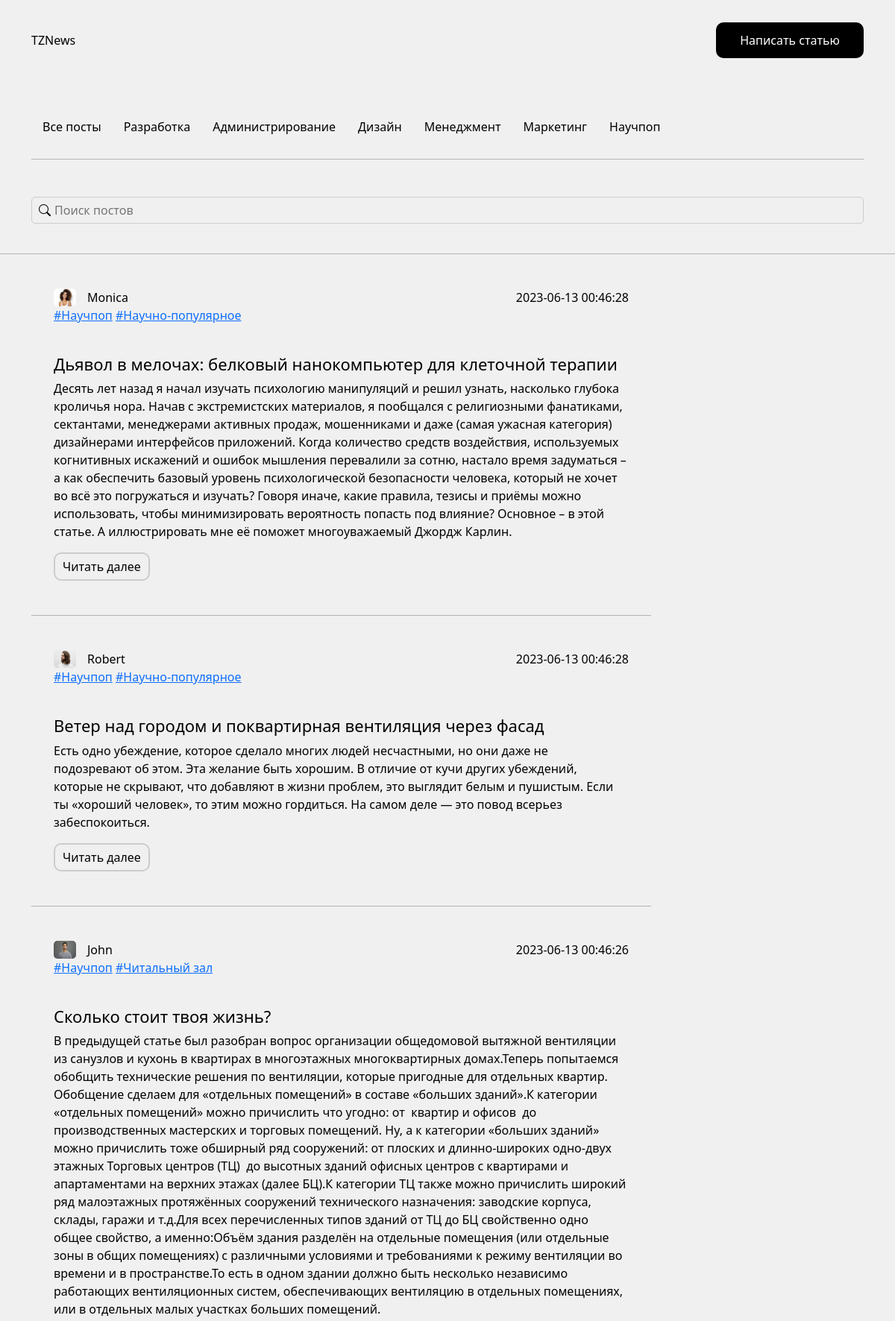
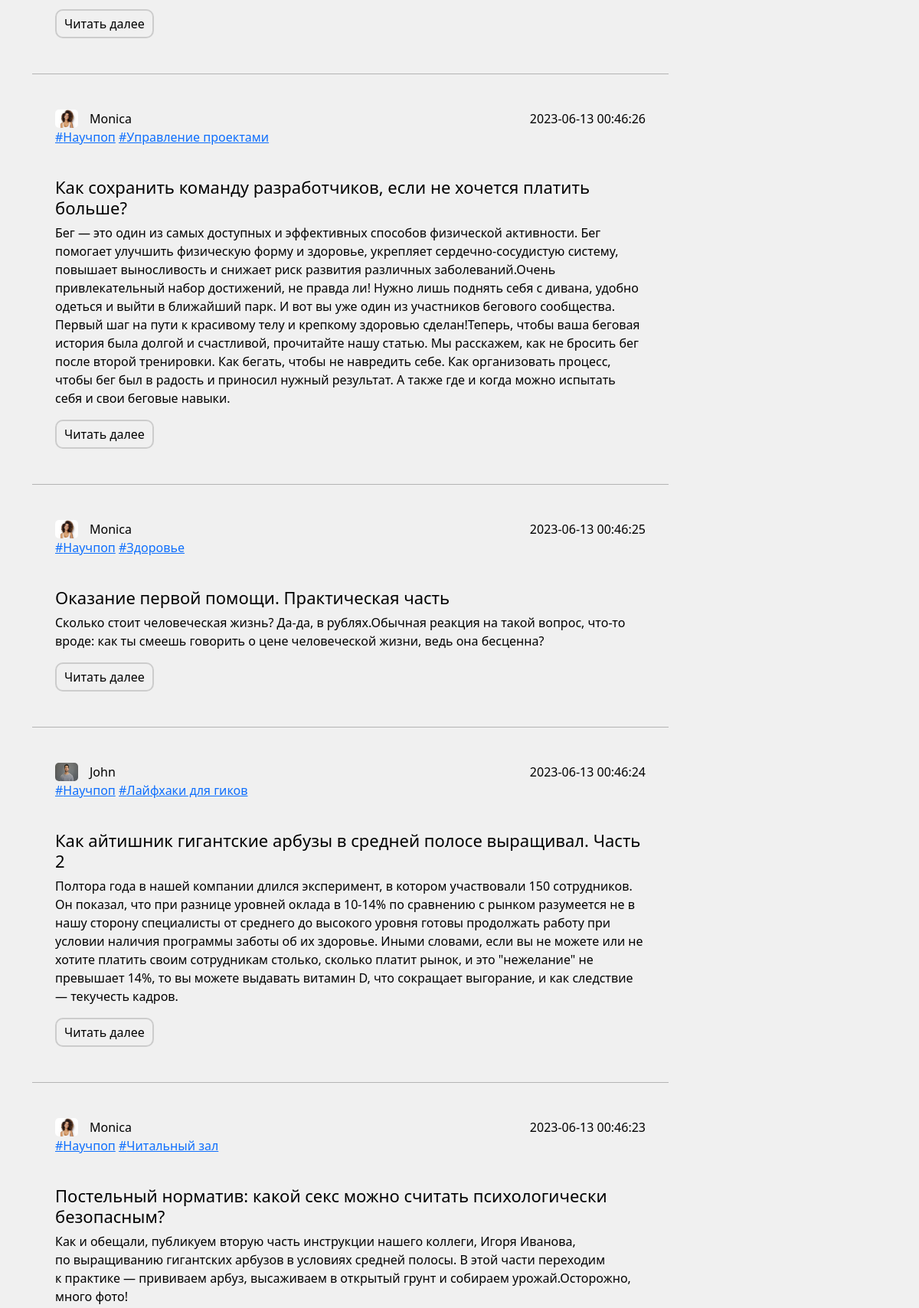
The page / (upper part) on the database its author committed (2 pictures, top to bottom).
### tables this page shows
CREATE TABLE `rubrics` (
  `id` int NOT NULL,
  `rubric` varchar(255) NOT NULL,
  `ruburl` varchar(255) NOT NULL,
  `main` int NOT NULL DEFAULT '0'
);

CREATE TABLE `news` (
  `newsid` int NOT NULL,
  `title` varchar(255) DEFAULT NULL,
  `text` text,
  `author` int DEFAULT NULL,
  `created` timestamp NOT NULL DEFAULT CURRENT_TIMESTAMP,
  `url` int DEFAULT NULL,
  `rubid` int DEFAULT NULL,
  `parserUrl` varchar(255) DEFAULT NULL,
  `anonce` text
);

CREATE TABLE `users` (
  `uid` int NOT NULL,
  `username` varchar(255) NOT NULL,
  `img` varchar(255) NOT NULL
);

### config/routes.php (called while the page is built)
<?php
return array(
    'parser/urls' => 'parser/parseurls',
    'parser/post' => 'parser/parsing',
    'create/async?[\s\S]+' => 'news/addASync',
    'search/posts' => 'news/search',
    'create/sync?[\s\S]+' => 'news/addSync',
    'add/new-post' => 'news/addpage',
    'news/([0-9]+)'=> 'news/index/$1',
    '([\s\S]+)'=> 'news/rubricpage/$1',
	'' => 'news/mainpage'
);

### controllers/NewsController.php (called while the page is built, shortened)
<?php
include_once ROOT.'/models/news.php';
class NewsController
{
    public function actionMainPage(){
        $mrubs = News::getMainRubs();
        $posts = News::getAllPosts();
        require_once(ROOT.'/views/news/rubric.php');
        return true;
    }
}

### index.php (called while the page is built, shortened)
<?php
require_once(ROOT.'/components/router.php');
$router = new Router();
$router->run();

### models/news.php (called while the page is built, shortened)
<?php
class News
{
            ?>
            <?
    public static function getAllPosts(){
        $db = Db::Connection();
        $getAllPosts = $db->prepare("SELECT * FROM news AS n INNER JOIN users AS u ON u.uid = n.author  ORDER BY n.created DESC");
        $getAllPosts->execute();
        $posts = $getAllPosts->fetchAll(PDO::FETCH_BOTH);
        $getAllRubrics = $db->prepare("SELECT * FROM rubrics");
        $getAllRubrics->execute();
        $rubrics = $getAllRubrics->fetchAll(PDO::FETCH_BOTH);
        $getPostKeys = $db->prepare("SELECT * FROM newskey");
        $getPostKeys->execute();
        $postKeys = $getPostKeys->fetchAll(PDO::FETCH_BOTH);
        $data = [];
        foreach($posts as $post){
            $idKeys = array_keys(array_column($postKeys, 'nid'), $post['newsid']);
            for ($i = 0; $i < count($idKeys); $i++){
                $rubNameKey = array_search($postKeys[$idKeys[$i]]['nrubid'], array_column($rubrics, 'id'));
                $post['rubrics'][$i]['rubtitle'] = $rubrics[$rubNameKey]['rubric'];
                $post['rubrics'][$i]['id'] = $rubrics[$rubNameKey]['id'];
                $post['rubrics'][$i]['url'] = $rubrics[$rubNameKey]['ruburl'];
            }
            $data[] = $post;
        }
        return $data;
    }
    public static function getMainRubs(){
        $db = Db::Connection();
        $getMainRubs = $db->prepare("SELECT * FROM rubrics AS r WHERE r.main = 1");
        $getMainRubs->execute();
        $mrubs = $getMainRubs->fetchAll(PDO::FETCH_BOTH);
        return $mrubs;
    }
}

### views/news/rubric.php (the view, shortened to what this page needs)
<!DOCTYPE html>
<html  lang='ru'>
<head>
	<link href="https://cdn.jsdelivr.net/npm/bootstrap@5.1.3/dist/css/bootstrap.min.css" rel="stylesheet">
    <link rel="stylesheet" href="https://cdn.jsdelivr.net/npm/bootstrap-icons@1.10.5/font/bootstrap-icons.css">
	<link rel="stylesheet" type="text/css" href="/public/css/styles.css">
</head>
<body>
<?php include ROOT.'/public/layouts/header.php'; ?>
<div class="container d-flex align-items-center" style="margin-bottom: 40px;">
    <i class="bi bi-search"></i>
    <input class="search" id="sinput" type="search" placeholder="Поиск постов" onchange="search()" >
</div>
<hr>
<div class="container">
    <div class="d-flex row">
        <div class="col-md-9" id="content">
            <?
                foreach($posts as $post){
            ?>
                <div class="post-body">
                    <div class="d-flex justify-content-between">
                        <div class="d-flex author-block">
                            <img src="<?= $post['img']; ?>" alt="<?= $post['username'];?>" style="max-height: 30px; max-width: 30px;">
                            <div class="author-name"> <?= $post['username'];?></div>
                        </div>
                        <div><?= $post['created'];?></div>
                    </div>
                    <div class="d-flex row">
                        <div class="col">
                            <?
                            foreach ($post['rubrics'] as $postrub){
                                ?>
                                <a href="/<?= $postrub['url'];?>">#<?= $postrub['rubtitle'];?></a>
                                <?
                            }
                            ?>
                        </div>
                    </div>
                    <h2><?= $post['title']?></h2>
                    <p><?= $post['anonce']?></p>
                    <a href="/news/<?= $post['url'];?>"><button class="secbut">Читать далее</button></a>
                </div>
                    <hr>
            <?
                }
            ?>
</div>
</body>
</html>

### components/router.php (shortened to what this page needs)
<?php
class Router{
	private $routes;
	public function __construct(){
		$routesPath = ROOT.'/config/routes.php';
		$this->routes = include($routesPath);
	}
	private function getURI(){
		if (!empty($_SERVER['REQUEST_URI'])) {
			return trim($_SERVER['REQUEST_URI'], '/');
		}
	}
	public function run(){
		$uri = $this->getURI();
		foreach ($this->routes as $uriPattern => $path){
			if (preg_match("~$uriPattern~", $uri)) {
				$internalRoute = preg_replace("~$uriPattern~", $path, $uri);
				$segments = explode('/', $internalRoute);
				$controllerName = array_shift($segments).'Controller';
				$actionName = 'action'.ucfirst(array_shift($segments));
				$parameters = $segments;
				$controllerObject = new $controllerName;
				$result = call_user_func_array(array($controllerObject, $actionName), $parameters);
				if ($result != null) {
					break;
				}
			}
		}
	}
}

### public/layouts/header.php
<header>
    <div class="container d-flex justify-content-between align-items-center">
        <span>TZNews</span>
        <a href="/add/new-post"><button>Написать статью</button></a>
    </div>
</header>
<nav>
    <div class="container">
        <ul class="top-nav d-flex flex-wrap">
            <a href="/"><li>Все посты</li></a>
            <?
                foreach ($mrubs as $mrub){
            ?>
                    <a href="/<?= $mrub['ruburl'];?>"><li><?= $mrub['rubric'];?></li></a>
            <?
                }
            ?>
        </ul>
        <hr>
    </div>
</nav>

### public/css/styles.css (style rules this page uses)
body { color: #000000; height: 100%; width: 100%; background: #f0f0f0; font-size: 16px; }
header { margin-bottom: 50px; padding: 30px 0px; }
nav { margin-bottom: 50px; }
nav a { color: #000; text-decoration: none; }
h2 { font-size: 22px; margin-top: 40px; }
.top-nav { margin: 0; padding: 0; }
.top-nav li { list-style: none; margin: 0 15px; padding: 0; margin-bottom: 15px; }
button { background: #000; border-radius: 10px; padding: 10px 30px; color: #fff; border: none; border-style: solid; border-color: #000; border-width: 2px; }
.post-body { padding: 30px; }
.author-name { margin-left: 15px; }
.secbut { background: none; border-radius: 10px; padding: 5px 10px; color: #000; border: none; border-style: solid; border-color: #ccc; border-width: 2px; }
.author-block img { border-radius: 5px; }
input { padding: 5px 10px; outline: none; background: none; border: none; border-bottom: solid 1px #ccc; width: 100%; font-size: 2.5rem; font-weight: 500; }
.search { font-size: 16px; padding-left: 30px; border-radius: 5px; border: solid 1px #ccc; }
.bi-search { position: absolute; margin-left: 10px; }

### rows shown on the page
rubrics: rubric "Разработка"
rubrics: rubric "Администрирование"
rubrics: rubric "Дизайн"
rubrics: rubric "Менеджмент"
rubrics: rubric "Маркетинг"
rubrics: rubric "Научпоп"
news: author.img (picture), author.username "Monica", created "2023-06-13 00:46:28", title "Дьявол в мелочах: белковый нанокомпьютер для клеточной терапии", anonce "Десять лет назад я начал изучать психологию манипуляций и решил узнать, насколько глубока кроличья нора. Начав с экстремистских материалов, я пообщался с религиозными фанатиками, сектантами, менеджерами активных продаж, мошенниками и даже (самая ужасная категория) дизайнерами интерфейсов приложений. Когда количество средств воздействия, используемых когнитивных искажений и ошибок мышления перевалили за сотню, настало время задуматься – а как обеспечить базовый уровень психологической безопасности человека, который не хочет во всё это погружаться и изучать? Говоря иначе, какие правила, тезисы и приёмы можно использовать, чтобы минимизировать вероятность попасть под влияние? Основное – в этой…"
rubrics: rubric "Научно-популярное"
news: author.img (placeholder picture), author.username "Robert", created "2023-06-13 00:46:28", title "Ветер над городом и поквартирная вентиляция через фасад", anonce "Есть одно убеждение, которое сделало многих людей несчастными, но они даже не подозревают об этом. Эта желание быть хорошим. В отличие от кучи других убеждений, которые не скрывают, что добавляют в жизни проблем, это выглядит белым и пушистым. Если ты «хороший человек», то этим можно гордиться. На самом деле — это повод всерьез забеспокоиться."
news: author.img (picture), author.username "John", created "2023-06-13 00:46:26", title "Сколько стоит твоя жизнь?", anonce "В предыдущей статье был разобран вопрос организации общедомовой вытяжной вентиляции из санузлов и кухонь в квартирах в многоэтажных многоквартирных домах.Теперь попытаемся обобщить технические решения по вентиляции, которые пригодные для отдельных квартир. Обобщение сделаем для «отдельных помещений» в составе «больших зданий».К категории «отдельных помещений» можно причислить что угодно: от квартир и офисов до производственных мастерских и торговых помещений. Ну, а к категории «больших зданий» можно причислить тоже обширный ряд сооружений: от плоских и длинно-широких одно-двух этажных Торговых центров (ТЦ) до высотных зданий офисных центров с квартирами и апартаментами на верхних этажах…"
rubrics: rubric "Читальный зал"
news: author.img (picture), author.username "Monica", created "2023-06-13 00:46:26", title "Как сохранить команду разработчиков, если не хочется платить больше?", anonce "Бег — это один из самых доступных и эффективных способов физической активности. Бег помогает улучшить физическую форму и здоровье, укрепляет сердечно-сосудистую систему, повышает выносливость и снижает риск развития различных заболеваний.Очень привлекательный набор достижений, не правда ли! Нужно лишь поднять себя с дивана, удобно одеться и выйти в ближайший парк. И вот вы уже один из участников бегового сообщества. Первый шаг на пути к красивому телу и крепкому здоровью сделан!Теперь, чтобы ваша беговая история была долгой и счастливой, прочитайте нашу статью. Мы расскажем, как не бросить бег после второй тренировки. Как бегать, чтобы не навредить себе. Как организовать процесс, чтобы бег…"
rubrics: rubric "Управление проектами"
news: author.img (picture), author.username "Monica", created "2023-06-13 00:46:25", title "Оказание первой помощи. Практическая часть", anonce "Сколько стоит человеческая жизнь? Да-да, в рублях.Обычная реакция на такой вопрос, что-то вроде: как ты смеешь говорить о цене человеческой жизни, ведь она бесценна?"
rubrics: rubric "Здоровье"
news: author.img (picture), author.username "John", created "2023-06-13 00:46:24", title "Как айтишник гигантские арбузы в средней полосе выращивал. Часть 2", anonce "Полтора года в нашей компании длился эксперимент, в котором участвовали 150 сотрудников. Он показал, что при разнице уровней оклада в 10-14% по сравнению с рынком разумеется не в нашу сторону специалисты от среднего до высокого уровня готовы продолжать работу при условии наличия программы заботы об их здоровье. Иными словами, если вы не можете или не хотите платить своим сотрудникам столько, сколько платит рынок, и это \"нежелание\" не превышает 14%, то вы можете выдавать витамин D, что сокращает выгорание, и как следствие — текучесть кадров."
rubrics: rubric "Лайфхаки для гиков"
news: author.img (picture), author.username "Monica", created "2023-06-13 00:46:23", title "Постельный норматив: какой секс можно считать психологически безопасным?", anonce "Как и обещали, публикуем вторую часть инструкции нашего коллеги, Игоря Иванова, по выращиванию гигантских арбузов в условиях средней полосы. В этой части переходим к практике — прививаем арбуз, высаживаем в открытый грунт и собираем урожай.Осторожно, много фото!"
